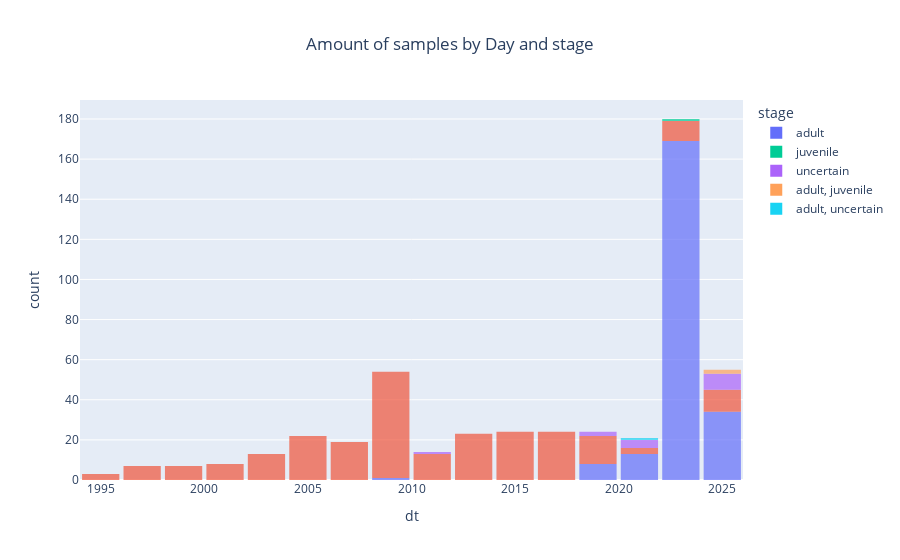

Notebook source saved alongside this figure:
### Markdown cell above
## 3.2. Daily Distribution Analysis
This visualization presents a histogram based on the recording date and the life stage classification. It clearly shows a significant increase in the number of recordings from 2022 onwards. Another important point is that, before 2019, most recordings were not classified by life stage. Among those that were classified, the majority are labeled as adult stage.

We can also observe that most bird recordings were made before 2019 and were not labeled in terms of life stage.

### Code cell
fig = eda.daily_distribution_analysis(df, 'dt', 'stage')

### Figure 1 — Plotly figure (JSON) as saved in the notebook; plotly's stock layout.template omitted (floating-point values rounded to 4 significant figures; data arrays with more than 128 entries replaced by an {"elided": "..."} marker saying what was removed)
{"data": [{"alignmentgroup": "True", "bingroup": "x", "hovertemplate": "stage=adult<br>dt=%{x}<br>count=%{y}<extra></extra>", "legendgroup": "adult", "marker": {"color": "#636efa", "opacity": 0.7, "pattern": {"shape": ""}}, "name": "adult", "offsetgroup": "adult", "orientation": "v", "showlegend": true, "type": "histogram", "x": {"elided": "225 str values"}, "xaxis": "x", "yaxis": "y"}, {"alignmentgroup": "True", "bingroup": "x", "hovertemplate": "stage=<br>dt=%{x}<br>count=%{y}<extra></extra>", "legendgroup": "", "marker": {"color": "#EF553B", "opacity": 0.7, "pattern": {"shape": ""}}, "name": "", "offsetgroup": "", "orientation": "v", "showlegend": false, "type": "histogram", "x": {"elided": "256 str values"}, "xaxis": "x", "yaxis": "y"}, {"alignmentgroup": "True", "bingroup": "x", "hovertemplate": "stage=juvenile<br>dt=%{x}<br>count=%{y}<extra></extra>", "legendgroup": "juvenile", "marker": {"color": "#00cc96", "opacity": 0.7, "pattern": {"shape": ""}}, "name": "juvenile", "offsetgroup": "juvenile", "orientation": "v", "showlegend": true, "type": "histogram", "x": ["2023-04-13"], "xaxis": "x", "yaxis": "y"}, {"alignmentgroup": "True", "bingroup": "x", "hovertemplate": "stage=uncertain<br>dt=%{x}<br>count=%{y}<extra></extra>", "legendgroup": "uncertain", "marker": {"color": "#ab63fa", "opacity": 0.7, "pattern": {"shape": ""}}, "name": "uncertain", "offsetgroup": "uncertain", "orientation": "v", "showlegend": true, "type": "histogram", "x": ["2024-12-25", "2024-11-30", "2024-09-07", "2025-03-07", "2024-09-06", "2024-08-28", "2025-03-12", "2021-07-28", "2021-07-02", "2020-04-28", "2019-10-29", "2010-02-21", "2018-05-11", "2020-07-10", "2024-02-23"], "xaxis": "x", "yaxis": "y"}, {"alignmentgroup": "True", "bingroup": "x", "hovertemplate": "stage=adult, juvenile<br>dt=%{x}<br>count=%{y}<extra></extra>", "legendgroup": "adult, juvenile", "marker": {"color": "#FFA15A", "opacity": 0.7, "pattern": {"shape": ""}}, "name": "adult, juvenile", "offsetgroup": "adult, juvenile", "orientation": "v", "showlegend": true, "type": "histogram", "x": ["2025-01-23", "2025-01-23"], "xaxis": "x", "yaxis": "y"}, {"alignmentgroup": "True", "bingroup": "x", "hovertemplate": "stage=adult, uncertain<br>dt=%{x}<br>count=%{y}<extra></extra>", "legendgroup": "adult, uncertain", "marker": {"color": "#19d3f3", "opacity": 0.7, "pattern": {"shape": ""}}, "name": "adult, uncertain", "offsetgroup": "adult, uncertain", "orientation": "v", "showlegend": true, "type": "histogram", "x": ["2020-10-13"], "xaxis": "x", "yaxis": "y"}], "layout": {"bargap": 0.1, "barmode": "relative", "legend": {"title": {"text": "stage"}, "tracegroupgap": 0}, "title": {"text": "Amount of samples by Day and stage", "x": 0.5}, "xaxis": {"anchor": "y", "domain": [0, 1], "title": {"text": "dt"}}, "yaxis": {"anchor": "x", "domain": [0, 1], "title": {"text": "count"}}}}
